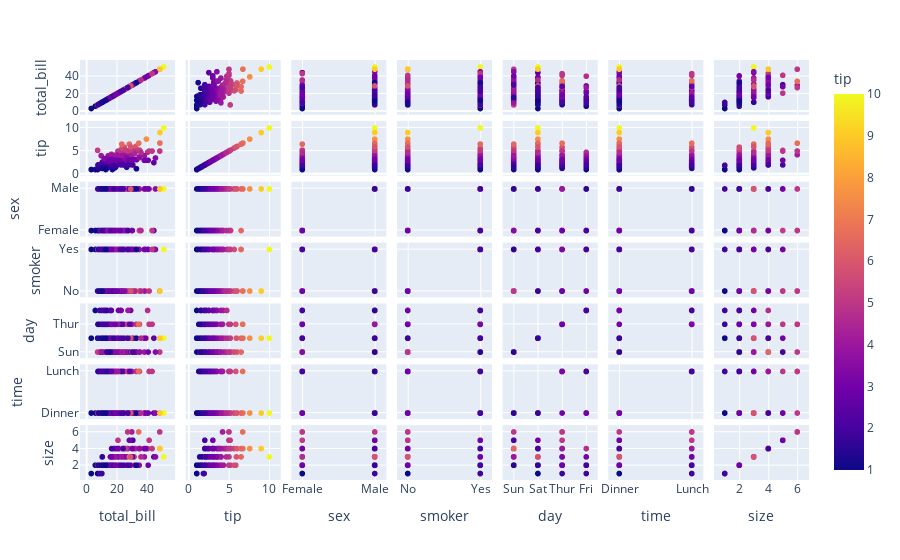

The cell this chart's notebook holds for it:
### Code cell
px.scatter_matrix(df, color='tip')

### Figure 1 — Plotly figure (JSON) as saved in the notebook; plotly's stock layout.template omitted (floating-point values rounded to 4 significant figures; data arrays with more than 128 entries replaced by an {"elided": "..."} marker saying what was removed)
{"data": [{"dimensions": [{"axis": {"matches": true}, "label": "total_bill", "values": {"elided": "244 float values"}}, {"axis": {"matches": true}, "label": "tip", "values": {"elided": "244 float values"}}, {"axis": {"matches": true}, "label": "sex", "values": {"elided": "244 str values"}}, {"axis": {"matches": true}, "label": "smoker", "values": {"elided": "244 str values"}}, {"axis": {"matches": true}, "label": "day", "values": {"elided": "244 str values"}}, {"axis": {"matches": true}, "label": "time", "values": {"elided": "244 str values"}}, {"axis": {"matches": true}, "label": "size", "values": {"elided": "244 int values"}}], "hoverlabel": {"namelength": 0}, "hovertemplate": "%{xaxis.title.text}=%{x}<br>%{yaxis.title.text}=%{y}<br>tip=%{marker.color}", "legendgroup": "", "marker": {"color": {"elided": "244 float values"}, "coloraxis": "coloraxis", "symbol": "circle"}, "name": "", "showlegend": false, "type": "splom"}], "layout": {"coloraxis": {"colorbar": {"title": {"text": "tip"}}, "colorscale": [[0, "#0d0887"], [0.1111, "#46039f"], [0.2222, "#7201a8"], [0.3333, "#9c179e"], [0.4444, "#bd3786"], [0.5556, "#d8576b"], [0.6667, "#ed7953"], [0.7778, "#fb9f3a"], [0.8889, "#fdca26"], [1, "#f0f921"]]}, "dragmode": "select", "legend": {"tracegroupgap": 0}, "margin": {"t": 60}}}
